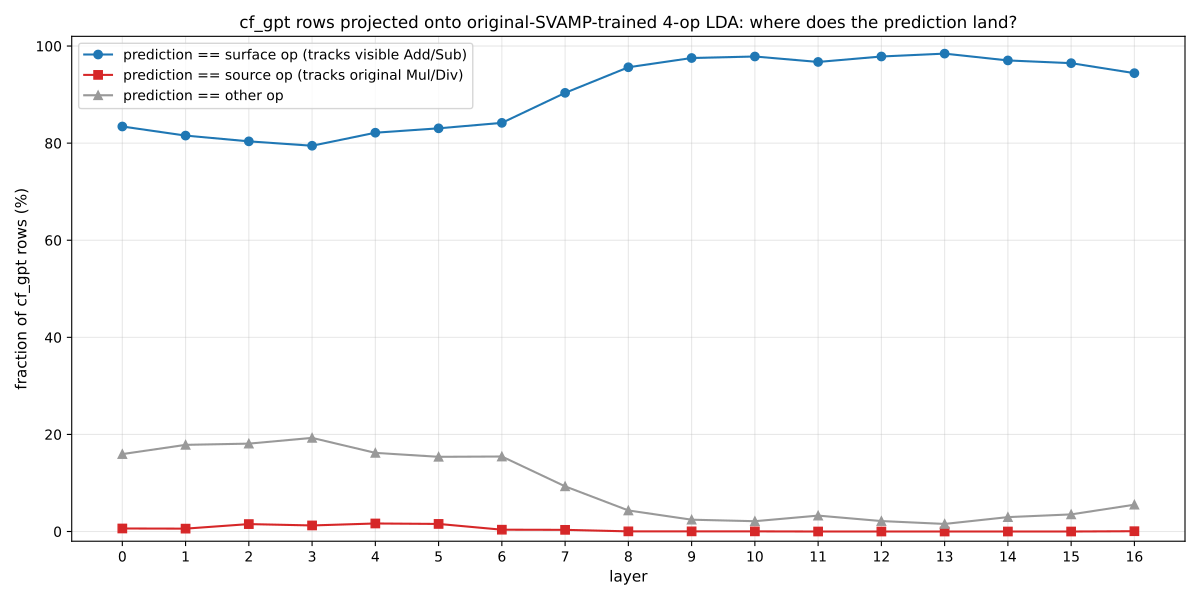

The script that saved this image:
"""Centerpiece sc-v3 analysis: does activation track surface text or source structure?

For each (layer, latent_step):
  1. Fit LDA on original SVAMP student activations supervised on the 4-operator
     label (Addition / Subtraction / Multiplication / Common-Division).
  2. Predict the operator class of each cf_gpt_transformed row using that LDA
     classifier.
  3. Tally the prediction by cf_gpt's surface label (Add/Sub) and source
     label (Mul/Div):

       For cf_gpt rows that are surface=Add, was-Mul:
         - prediction == "Addition"      → activation tracks SURFACE text
         - prediction == "Multiplication" → activation retains SOURCE structure
         - other                          → mixed / other

This directly tests whether the operator representation is anchored to the
visible operator words or to the underlying scenario structure.

Outputs:
  - PDF slideshow: per-layer line plots of "tracks-surface" vs "tracks-source"
    rate, plus a confusion table at the peak layer.
  - JSON stats with per-(layer, step) prediction counts.
"""

from __future__ import annotations

import json
from collections import Counter
from pathlib import Path

import matplotlib.pyplot as plt
import numpy as np
import torch
from datasets import concatenate_datasets, load_dataset
from matplotlib.backends.backend_pdf import PdfPages
from matplotlib.lines import Line2D
from sklearn.discriminant_analysis import LinearDiscriminantAnalysis


REPO = Path(__file__).resolve().parent.parent.parent
ORIG_ACTS = REPO / "inference" / "runs" / "svamp_student" / "activations.pt"
ORIG_RESULTS = REPO / "inference" / "runs" / "svamp_student" / "results.json"
CF_ACTS = REPO / "inference" / "runs" / "cf_gpt_student" / "activations.pt"
CF_RESULTS = REPO / "inference" / "runs" / "cf_gpt_student" / "results.json"
CF_DATA = REPO.parent / "cf-datasets" / "cf_gpt_transformed.json"
OUT_PDF = REPO / "visualizations-student-correct" / "sc-v3" / "src_vs_surface_compare.pdf"
OUT_STATS = REPO / "visualizations-student-correct" / "sc-v3" / "src_vs_surface_stats.json"

OPS_FULL = ["Addition", "Subtraction", "Multiplication", "Common-Division"]
SHORT = {"Addition": "Add", "Subtraction": "Sub",
         "Multiplication": "Mul", "Common-Division": "Div"}
PROBLEM_TYPE_COLORS = {
    "Subtraction": "#1f77b4",
    "Addition": "#ff7f0e",
    "Common-Division": "#2ca02c",
    "Multiplication": "#d62728",
}


def load_orig():
    print(f"loading orig SVAMP from {ORIG_ACTS}", flush=True)
    a = torch.load(ORIG_ACTS, map_location="cpu", weights_only=True).float().numpy()
    ds = load_dataset("ChilleD/SVAMP")
    full = concatenate_datasets([ds["train"], ds["test"]])
    types = np.array(
        [t.replace("Common-Divison", "Common-Division") for t in full["Type"]]
    )
    sr = json.load(open(ORIG_RESULTS))
    correct_mask = np.array([r["correct"] for r in sr], dtype=bool)
    a = a[correct_mask]
    types = types[correct_mask]
    print(f"  filtered to student-correct: {a.shape[0]} / {len(sr)}")
    return a, types


def load_cf():
    """CF dataset = svamp Mul+Div (originals) + gpt Add+Sub (transformed),
    each filtered to student-correct on its respective student run."""
    from _combined_loader import load_combined_cf
    a, m = load_combined_cf()
    print(f"  combined CF: N={a.shape[0]}", flush=True)
    return a, m["type"], m["src_type"], m["origin"]


def main():
    orig_acts, orig_types = load_orig()
    cf_acts, cf_surface, cf_source, cf_origin = load_cf()
    L = orig_acts.shape[2]
    S = orig_acts.shape[1]
    print(f"\norig: {orig_acts.shape}  cf: {cf_acts.shape}")
    print(f"  cf surface counts: {dict(Counter(cf_surface))}")
    print(f"  cf origin counts:  {dict(Counter(cf_origin))}")
    # Restrict the surface-vs-source analysis to the transformed rows where
    # surface != source (the orig Mul/Div rows have surface == source by
    # construction and would inflate both rates).
    transformed_mask = cf_origin == "gpt_transformed"
    print(f"  rows where surface != source (transformed): {int(transformed_mask.sum())}")

    # Per (surface × source) cell, tally how many predictions go to each of the
    # 4 original-operator classes. That gives us 4 cells × 4 prediction
    # buckets = 16 numbers per (layer, step).
    pred_counts = {}  # (layer, step) -> per-cell counts (transformed rows only)
    orig_acc_per_layer = np.zeros((L, S))  # how well LDA classifies orig Mul/Div
    for layer in range(L):
        for step in range(S):
            X_orig = orig_acts[:, step, layer, :]
            X_cf = cf_acts[:, step, layer, :]
            lda = LinearDiscriminantAnalysis(solver="svd")
            lda.fit(X_orig, orig_types)
            preds = lda.predict(X_cf)
            # Restrict surface-vs-source analysis to transformed rows.
            cnt = Counter()
            for surf, srcv, predv, is_t in zip(cf_surface, cf_source, preds, transformed_mask):
                if is_t:
                    cnt[(surf, srcv, predv)] += 1
            pred_counts[(layer, step)] = dict(cnt)
            # Sanity: classification accuracy on the orig Mul/Div CF rows.
            orig_mask = ~transformed_mask
            orig_acc_per_layer[layer, step] = (
                preds[orig_mask] == cf_surface[orig_mask]
            ).mean()
        print(f"  layer {layer:>2d}/{L-1} done", flush=True)

    # Aggregate per layer (mean across latent steps) into "tracks surface" /
    # "tracks source" rates per cell.
    # Now the CF has all 4 surface ops; src is either same as surface (for
    # the unchanged Mul/Div rows) or Mul/Div (for transformed Add/Sub rows).
    # Cells where src == surface are trivial — those rows IS the original
    # SVAMP, so prediction == surface == src. The interesting cells are the
    # transformed Add/Sub.
    cells = []
    for surf in ("Addition", "Subtraction", "Multiplication", "Common-Division"):
        for src in ("Multiplication", "Common-Division", "Addition", "Subtraction"):
            cells.append((surf, src))

    def rate(layer, want_surface_match: bool):
        """Across all 6 latent steps, fraction of cf rows whose prediction
        matches the surface op (if want_surface_match=True) or the source op."""
        num = 0
        den = 0
        for step in range(S):
            for surf, src, pred in pred_counts[(layer, step)]:
                c = pred_counts[(layer, step)][(surf, src, pred)]
                if want_surface_match:
                    num += c if pred == surf else 0
                else:
                    num += c if pred == src else 0
                den += c
        return num / max(den, 1)

    surface_rate = np.array([rate(L_, True) for L_ in range(L)])
    source_rate = np.array([rate(L_, False) for L_ in range(L)])
    other_rate = 1.0 - surface_rate - source_rate

    OUT_PDF.parent.mkdir(parents=True, exist_ok=True)

    with PdfPages(OUT_PDF) as pdf:
        # --- Slide 1: Surface vs Source line plot ---
        fig, ax = plt.subplots(figsize=(12, 6))
        ax.plot(range(L), surface_rate * 100, marker="o", label="prediction == surface op (tracks visible Add/Sub)", color="#1f77b4")
        ax.plot(range(L), source_rate * 100, marker="s", label="prediction == source op (tracks original Mul/Div)", color="#d62728")
        ax.plot(range(L), other_rate * 100, marker="^", label="prediction == other op", color="#999999")
        ax.set_xticks(range(L))
        ax.set_xlabel("layer", fontsize=11)
        ax.set_ylabel("fraction of cf_gpt rows (%)", fontsize=11)
        ax.set_title("cf_gpt rows projected onto original-SVAMP-trained 4-op LDA: where does the prediction land?",
                     fontsize=12)
        ax.set_ylim(-2, 102)
        ax.grid(True, alpha=0.3)
        ax.legend(fontsize=10, loc="best")
        fig.tight_layout()
        pdf.savefig(fig, dpi=140)
        plt.close(fig)

        # --- Slide 2: per-cell breakdown stacked bar at peak layer ---
        peak_layer = int(np.argmax(surface_rate + source_rate))  # most decisive layer
        fig, ax = plt.subplots(figsize=(12, 6))
        cell_labels = []
        cell_data = {op: [] for op in OPS_FULL}
        for surf, src in cells:
            label = f"{SHORT[surf]} (was {SHORT[src]})"
            cell_labels.append(label)
            n_cell = sum(c for (s, sr, p), c in pred_counts[(peak_layer, 0)].items()
                         if s == surf and sr == src)
            # Aggregate across steps for this cell
            n_total = 0
            tally = Counter()
            for step in range(S):
                for (s, sr, p), c in pred_counts[(peak_layer, step)].items():
                    if s == surf and sr == src:
                        tally[p] += c
                        n_total += c
            for op in OPS_FULL:
                cell_data[op].append(tally.get(op, 0) / max(n_total, 1) * 100)

        bottom = np.zeros(len(cell_labels))
        x = np.arange(len(cell_labels))
        for op in OPS_FULL:
            heights = np.array(cell_data[op])
            ax.bar(x, heights, bottom=bottom, label=f"predicted: {op}",
                   color=PROBLEM_TYPE_COLORS[op], width=0.7)
            bottom += heights
        ax.set_xticks(x)
        ax.set_xticklabels(cell_labels, fontsize=11)
        ax.set_ylabel("% of cf_gpt rows in this cell", fontsize=11)
        ax.set_title(f"Layer {peak_layer}: cf_gpt rows by (surface, source) cell — predicted operator distribution",
                     fontsize=12)
        ax.set_ylim(0, 105)
        ax.legend(loc="upper right", fontsize=10)
        fig.tight_layout()
        pdf.savefig(fig, dpi=140)
        plt.close(fig)

    # Save numeric stats
    stats = {
        "surface_rate_per_layer": surface_rate.tolist(),
        "source_rate_per_layer": source_rate.tolist(),
        "other_rate_per_layer": other_rate.tolist(),
        "peak_layer_for_decision": int(peak_layer),
        "cell_counts": {
            f"layer{L_}_step{s+1}": {
                f"{surf}|{src}|pred={p}": c
                for (surf, src, p), c in pred_counts[(L_, s)].items()
            }
            for L_ in range(L) for s in range(S)
        },
    }
    OUT_STATS.write_text(json.dumps(stats, indent=2))

    print("\n=== Surface vs Source rate by layer ===")
    print(f"{'layer':>5s}  {'surface%':>9s}  {'source%':>9s}  {'other%':>9s}")
    for L_ in range(L):
        print(f"  {L_:>3d}  {surface_rate[L_]*100:>8.1f}%  "
              f"{source_rate[L_]*100:>8.1f}%  {other_rate[L_]*100:>8.1f}%")
    print(f"\nsaved -> {OUT_PDF}")
    print(f"saved -> {OUT_STATS}")


if __name__ == "__main__":
    main()
